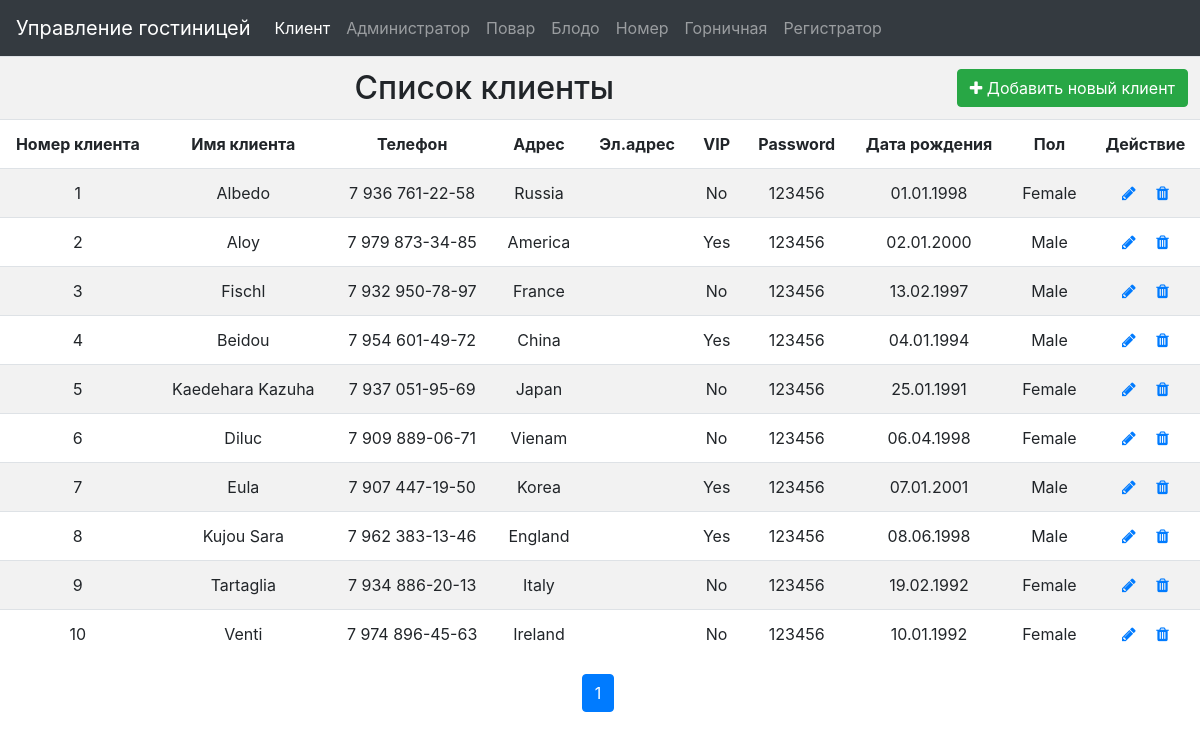
The page / on the database its author committed.
### tables this page shows
CREATE TABLE `customers` (
  `customer_id` int(11) NOT NULL,
  `customer_name` varchar(50) NOT NULL,
  `customer_phone` varchar(20) DEFAULT NULL,
  `customer_address` varchar(255) DEFAULT NULL,
  `customers_email` varchar(50) NOT NULL,
  `customer_vip` int(11) NOT NULL,
  `customer_password` varchar(50) NOT NULL,
  `customer_birthday` varchar(20) DEFAULT NULL,
  `customer_gender` int(11) DEFAULT NULL
);

### index.php (the view, shortened to what this page needs)
<?php
include_once('connection.php');
$number_per_page = 15;
if (isset($_GET["page"])) {
    $page = $_GET["page"];
} else {
    $page = 1;
}
$start_from = ($page - 1) * $number_per_page;
$sql = "SELECT * FROM customers limit $start_from, $number_per_page";
$result = $mysqli->query($sql);
?>
<!DOCTYPE html>
<html lang="en">
<head>
    <link rel="stylesheet" href="https://stackpath.bootstrapcdn.com/bootstrap/4.5.2/css/bootstrap.min.css">
    <link rel="stylesheet" href="https://maxcdn.bootstrapcdn.com/font-awesome/4.7.0/css/font-awesome.min.css">
</head>
<body>
<table class="table table-striped text-center">
    <tr>
        <th colspan="10">
            <h2 style="display: inline;">Список клиенты</h2>
            <a href="AddClient.php" class="btn btn-success pull-right"><i class="fa fa-plus"></i> Добавить новый клиент</a>
        </th>
    </tr>
    <t>
        <th>Номер клиента</th>
        <th>Имя клиента</th>
        <th>Телефон</th>
        <th>Адрес</th>
        <th>Эл.адрес</th>
        <th>VIP</th>
        <th>Password</th>
        <th>Дата рождения</th>
        <th>Пол</th>
        <th>Действие</th>
    </t>
    <?php
    foreach($result as $row)
    {
        ?>
        <tr>
            <td><?php echo $row['customer_id'] ?></td>
            <td><?php echo $row['customer_name'] ?></td>
            <td><?php echo $row['customer_phone'] ?></td>
            <td><?php echo $row['customer_address'] ?></td>
            <td><?php echo $row['customer_email'] ?></td>
            <td><?php echo ($row['customer_vip'] == "1") ? "Yes" : "No"; ?></td>
            <td><?php echo $row['customer_password'] ?></td>
            <td><?php echo $row['customer_birthday'] ?></td>
            <td><?php echo ($row['customer_gender'] == "1") ? "Female" : "Male"; ?></td>
            <td>
                <a href="UpdateClient.php?id=<?php echo $row['customer_id'] ?>" class="mr-3" title="Update Record" data-toggle="tooltip"><span class="fa fa-pencil"></span></a>
                <a href="DeleteClient.php?id=<?php echo $row['customer_id'] ?>" title="Delete Record" data-toggle="tooltip"><span class="fa fa-trash"></span></a>
            </td>
        </tr>
        <?php
    }
    ?>
</table>
<p class="text-center">
    <?php
    $sql = "select * from customers";
    $result= $mysqli->query($sql);
    $total_records = $result->num_rows;
    $total_pages=ceil($total_records/$number_per_page);
    for($i=1;$i<=$total_pages;$i++)
    {
        echo "<a class='btn btn-primary mr-1' role='button' href='index.php?page=".$i."'>".$i."</a>" ;
    }
    ?>
</p>
</body>
</html>

### rows shown on the page
customers: customer_id "1", customer_name "Albedo", customer_phone "7 936 761-22-58", customer_address "Russia", customer_vip "No", customer_password "123456", customer_birthday "01.01.1998", customer_gender "Female"
customers: customer_id "2", customer_name "Aloy", customer_phone "7 979 873-34-85", customer_address "America", customer_vip "Yes", customer_password "123456", customer_birthday "02.01.2000", customer_gender "Male"
customers: customer_id "3", customer_name "Fischl", customer_phone "7 932 950-78-97", customer_address "France", customer_vip "No", customer_password "123456", customer_birthday "13.02.1997", customer_gender "Male"
customers: customer_id "4", customer_name "Beidou", customer_phone "7 954 601-49-72", customer_address "China", customer_vip "Yes", customer_password "123456", customer_birthday "04.01.1994", customer_gender "Male"
customers: customer_id "5", customer_name "Kaedehara Kazuha", customer_phone "7 937 051-95-69", customer_address "Japan", customer_vip "No", customer_password "123456", customer_birthday "25.01.1991", customer_gender "Female"
customers: customer_id "6", customer_name "Diluc", customer_phone "7 909 889-06-71", customer_address "Vienam", customer_vip "No", customer_password "123456", customer_birthday "06.04.1998", customer_gender "Female"
customers: customer_id "7", customer_name "Eula", customer_phone "7 907 447-19-50", customer_address "Korea", customer_vip "Yes", customer_password "123456", customer_birthday "07.01.2001", customer_gender "Male"
customers: customer_id "8", customer_name "Kujou Sara", customer_phone "7 962 383-13-46", customer_address "England", customer_vip "Yes", customer_password "123456", customer_birthday "08.06.1998", customer_gender "Male"
customers: customer_id "9", customer_name "Tartaglia", customer_phone "7 934 886-20-13", customer_address "Italy", customer_vip "No", customer_password "123456", customer_birthday "19.02.1992", customer_gender "Female"
customers: customer_id "10", customer_name "Venti", customer_phone "7 974 896-45-63", customer_address "Ireland", customer_vip "No", customer_password "123456", customer_birthday "10.01.1992", customer_gender "Female"
